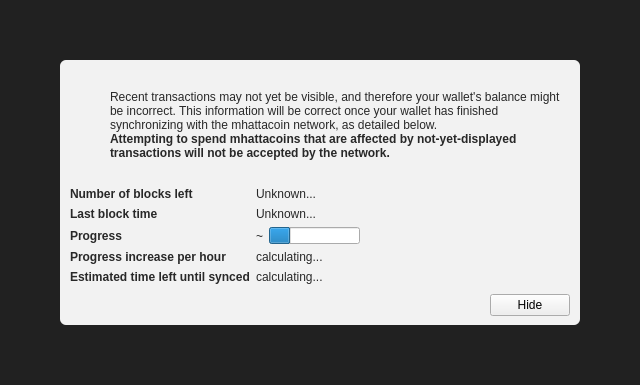
<?xml version="1.0" encoding="UTF-8"?>
<ui version="4.0">
 <class>ModalOverlay</class>
 <widget class="ModalOverlay" name="ModalOverlay">
  <property name="geometry">
   <rect>
    <x>0</x>
    <y>0</y>
    <width>640</width>
    <height>385</height>
   </rect>
  </property>
  <property name="windowTitle">
   <string>Form</string>
  </property>
  <layout class="QVBoxLayout" name="verticalLayout" stretch="0">
   <property name="sizeConstraint">
    <enum>QLayout::SetDefaultConstraint</enum>
   </property>
   <property name="leftMargin">
    <number>0</number>
   </property>
   <property name="topMargin">
    <number>0</number>
   </property>
   <property name="rightMargin">
    <number>0</number>
   </property>
   <property name="bottomMargin">
    <number>0</number>
   </property>
   <item>
    <widget class="QWidget" name="bgWidget" native="true">
     <property name="styleSheet">
      <string notr="true">#bgWidget { background: rgba(0,0,0,220); }</string>
     </property>
     <layout class="QVBoxLayout" name="verticalLayoutMain" stretch="1">
      <property name="leftMargin">
       <number>60</number>
      </property>
      <property name="topMargin">
       <number>60</number>
      </property>
      <property name="rightMargin">
       <number>60</number>
      </property>
      <property name="bottomMargin">
       <number>60</number>
      </property>
      <item>
       <widget class="QWidget" name="contentWidget" native="true">
        <property name="styleSheet">
         <string notr="true">#contentWidget { background: rgba(255,255,255,240); border-radius: 6px; }

QLabel { color: rgb(40,40,40);  }</string>
        </property>
        <layout class="QVBoxLayout" name="verticalLayoutSub" stretch="1,0,0,0">
         <property name="spacing">
          <number>0</number>
         </property>
         <property name="leftMargin">
          <number>10</number>
         </property>
         <property name="topMargin">
          <number>10</number>
         </property>
         <property name="rightMargin">
          <number>10</number>
         </property>
         <property name="bottomMargin">
          <number>10</number>
         </property>
         <item>
          <layout class="QHBoxLayout" name="horizontalLayoutIconText" stretch="0,1">
           <property name="topMargin">
            <number>20</number>
           </property>
           <item>
            <layout class="QVBoxLayout" name="verticalLayoutIcon">
             <property name="leftMargin">
              <number>0</number>
             </property>
             <item>
              <widget class="QPushButton" name="warningIcon">
               <property name="enabled">
                <bool>false</bool>
               </property>
               <property name="text">
                <string/>
               </property>
               <property name="icon">
                <iconset>
                 <normaloff>:/icons/warning</normaloff>
                 <disabledoff>:/icons/warning</disabledoff>:/icons/warning</iconset>
               </property>
               <property name="iconSize">
                <size>
                 <width>48</width>
                 <height>48</height>
                </size>
               </property>
               <property name="flat">
                <bool>true</bool>
               </property>
              </widget>
             </item>
             <item>
              <spacer name="verticalSpacerWarningIcon">
               <property name="orientation">
                <enum>Qt::Vertical</enum>
               </property>
               <property name="sizeHint" stdset="0">
                <size>
                 <width>20</width>
                 <height>40</height>
                </size>
               </property>
              </spacer>
             </item>
            </layout>
           </item>
           <item>
            <layout class="QVBoxLayout" name="verticalLayoutInfoText">
             <property name="leftMargin">
              <number>0</number>
             </property>
             <property name="topMargin">
              <number>0</number>
             </property>
             <item>
              <widget class="QLabel" name="infoText">
               <property name="text">
                <string>Recent transactions may not yet be visible, and therefore your wallet's balance might be incorrect. This information will be correct once your wallet has finished synchronizing with the mhattacoin network, as detailed below.</string>
               </property>
               <property name="textFormat">
                <enum>Qt::RichText</enum>
               </property>
               <property name="wordWrap">
                <bool>true</bool>
               </property>
              </widget>
             </item>
             <item>
              <widget class="QLabel" name="infoTextStrong">
               <property name="font">
                <font>
                 <weight>75</weight>
                 <bold>true</bold>
                </font>
               </property>
               <property name="text">
                <string>Attempting to spend mhattacoins that are affected by not-yet-displayed transactions will not be accepted by the network.</string>
               </property>
               <property name="textFormat">
                <enum>Qt::RichText</enum>
               </property>
               <property name="wordWrap">
                <bool>true</bool>
               </property>
              </widget>
             </item>
             <item>
              <spacer name="verticalSpacerInTextSpace">
               <property name="orientation">
                <enum>Qt::Vertical</enum>
               </property>
               <property name="sizeHint" stdset="0">
                <size>
                 <width>20</width>
                 <height>40</height>
                </size>
               </property>
              </spacer>
             </item>
            </layout>
           </item>
          </layout>
         </item>
         <item>
          <spacer name="verticalSpacerAfterText">
           <property name="orientation">
            <enum>Qt::Vertical</enum>
           </property>
           <property name="sizeHint" stdset="0">
            <size>
             <width>20</width>
             <height>40</height>
            </size>
           </property>
          </spacer>
         </item>
         <item>
          <layout class="QFormLayout" name="formLayout">
           <property name="fieldGrowthPolicy">
            <enum>QFormLayout::FieldsStayAtSizeHint</enum>
           </property>
           <property name="horizontalSpacing">
            <number>6</number>
           </property>
           <property name="verticalSpacing">
            <number>6</number>
           </property>
           <property name="topMargin">
            <number>10</number>
           </property>
           <item row="0" column="0">
            <widget class="QLabel" name="labelNumberOfBlocksLeft">
             <property name="font">
              <font>
               <weight>75</weight>
               <bold>true</bold>
              </font>
             </property>
             <property name="text">
              <string>Number of blocks left</string>
             </property>
            </widget>
           </item>
           <item row="0" column="1">
            <widget class="QLabel" name="numberOfBlocksLeft">
             <property name="text">
              <string>Unknown...</string>
             </property>
            </widget>
           </item>
           <item row="1" column="0">
            <widget class="QLabel" name="labelLastBlockTime">
             <property name="font">
              <font>
               <weight>75</weight>
               <bold>true</bold>
              </font>
             </property>
             <property name="text">
              <string>Last block time</string>
             </property>
            </widget>
           </item>
           <item row="1" column="1">
            <widget class="QLabel" name="newestBlockDate">
             <property name="sizePolicy">
              <sizepolicy hsizetype="Maximum" vsizetype="Preferred">
               <horstretch>0</horstretch>
               <verstretch>0</verstretch>
              </sizepolicy>
             </property>
             <property name="text">
              <string>Unknown...</string>
             </property>
            </widget>
           </item>
           <item row="2" column="0">
            <widget class="QLabel" name="labelSyncDone">
             <property name="font">
              <font>
               <weight>75</weight>
               <bold>true</bold>
              </font>
             </property>
             <property name="text">
              <string>Progress</string>
             </property>
            </widget>
           </item>
           <item row="2" column="1">
            <layout class="QHBoxLayout" name="horizontalLayoutSync" stretch="0,1">
             <item>
              <widget class="QLabel" name="percentageProgress">
               <property name="text">
                <string notr="true">~</string>
               </property>
              </widget>
             </item>
             <item>
              <widget class="QProgressBar" name="progressBar">
               <property name="value">
                <number>24</number>
               </property>
               <property name="format">
                <string/>
               </property>
              </widget>
             </item>
            </layout>
           </item>
           <item row="4" column="0">
            <widget class="QLabel" name="labelProgressIncrease">
             <property name="font">
              <font>
               <weight>75</weight>
               <bold>true</bold>
              </font>
             </property>
             <property name="text">
              <string>Progress increase per hour</string>
             </property>
            </widget>
           </item>
           <item row="4" column="1">
            <widget class="QLabel" name="progressIncreasePerH">
             <property name="text">
              <string>calculating...</string>
             </property>
            </widget>
           </item>
           <item row="5" column="0">
            <widget class="QLabel" name="labelEstimatedTimeLeft">
             <property name="font">
              <font>
               <weight>75</weight>
               <bold>true</bold>
              </font>
             </property>
             <property name="text">
              <string>Estimated time left until synced</string>
             </property>
            </widget>
           </item>
           <item row="5" column="1">
            <widget class="QLabel" name="expectedTimeLeft">
             <property name="text">
              <string>calculating...</string>
             </property>
            </widget>
           </item>
          </layout>
         </item>
         <item>
          <layout class="QHBoxLayout" name="horizontalLayoutButtons">
           <property name="leftMargin">
            <number>10</number>
           </property>
           <property name="topMargin">
            <number>10</number>
           </property>
           <item>
            <spacer name="horizontalSpacer">
             <property name="orientation">
              <enum>Qt::Horizontal</enum>
             </property>
             <property name="sizeHint" stdset="0">
              <size>
               <width>40</width>
               <height>20</height>
              </size>
             </property>
            </spacer>
           </item>
           <item>
            <widget class="QPushButton" name="closeButton">
             <property name="text">
              <string>Hide</string>
             </property>
            </widget>
           </item>
          </layout>
         </item>
        </layout>
       </widget>
      </item>
     </layout>
    </widget>
   </item>
  </layout>
 </widget>
 <customwidgets>
  <customwidget>
   <class>ModalOverlay</class>
   <extends>QWidget</extends>
   <header>modaloverlay.h</header>
   <container>1</container>
  </customwidget>
 </customwidgets>
 <resources/>
 <connections/>
</ui>
